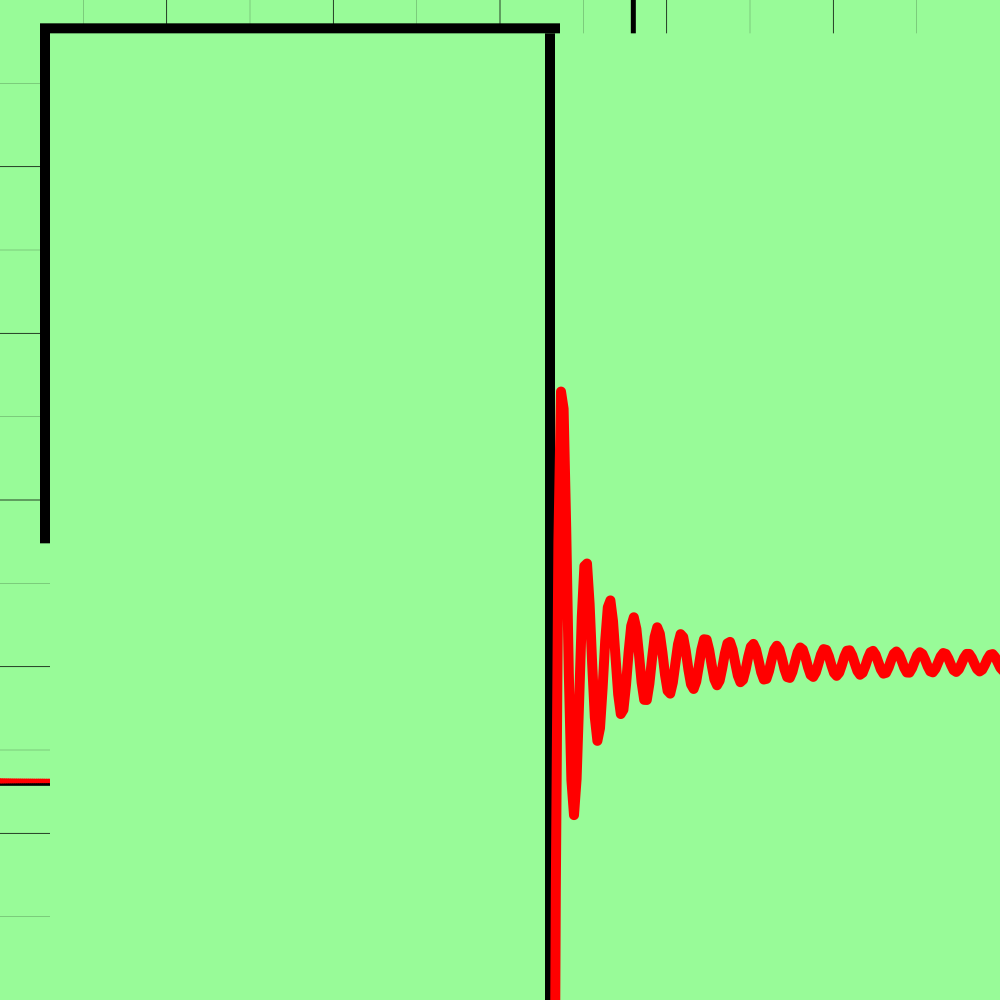

Here is the Python script that generated this plot:
from giraphics.graphing.fancygraph import FancyGraph
import numpy as np

width = 1000
height = 1000
xlim = 3
ylim = 3

G = FancyGraph(width,height,xlim,ylim,'inset_example.svg', origin=[.8,-1.7])
t = np.linspace(-xlim-2,xlim+5 ,10000)


def sine_square(x):
    total = 0
    L = 4
    for n in range(1, 670,2):
        total += np.sin(n*np.pi*x/L)/n
    return .8 + total


G.bg(colour='PaleGreen') # Plots black blach
G.axes(colour='black', strokewidth=.5)
G.ticks2(colour= 'black', strokewidth=.5)
# G.ticks(markers=True)
G.grid2(strokewidth=.75, colour='black')
G.plot(t,sine_square(t), colour='Red', strokewidth=.4)
#INSET
G.add_inset(3, 3, .25, .25,
            position=[-2, 3] ,magnifier_pos=[0, 1.65],
            magnifier=True, magnifier_dims=[.5,.5],
            bcol="black", bstroke=.1, origin=[0, -1.65])
G.insets[0].bg(colour ='PaleGreen')
G.insets[0].grid()
G.insets[0].axes(colour='black', strokewidth=1)
G.insets[0].plot(t, sine_square(t), colour='Red', strokewidth=1,)
G.save()
# G.display()
